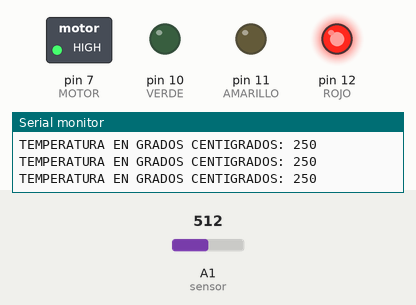
This sketch was run on a simulated Arduino Uno, built with avr-gcc and run on an emulated ATmega328P. On the bench: switched loads named in the sketch (green lamp = pin HIGH), output pins drawn as LEDs (lit = HIGH), the last lines printed to the serial monitor. The test bench sets the inputs (shaded band); at power-on: A1 (sensor) = 512.

Above: at 1.7 s.
1.8 s: A1 (sensor) set to 64
3.3 s: A1 (sensor) set to 52
At 4.0 s:
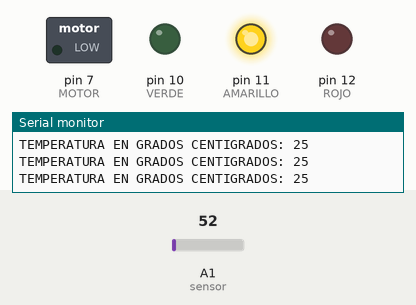
4.8 s: A1 (sensor) set to 18
At 5.4 s:
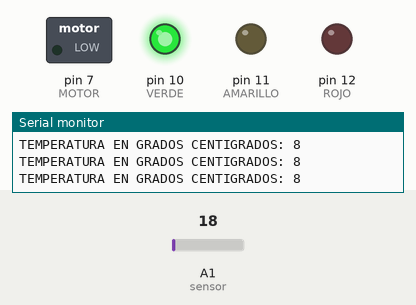
6.3 s: A1 (sensor) set to 37
At 6.9 s:
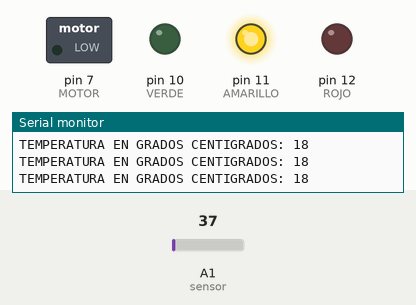
7.8 s: A1 (sensor) set to 17
At 8.3 s:
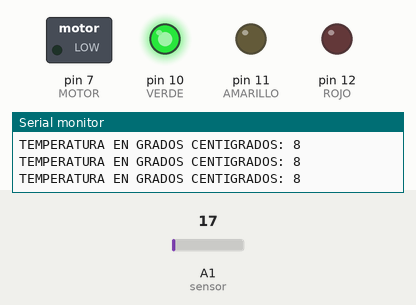
Timing chart, 0 to 10.3 s (numbered marks = the images above; inputs shaded):
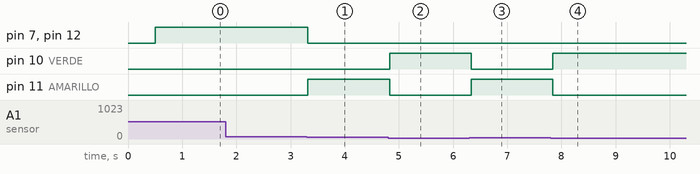

Measured:
- the behaviour switches between 58 and 57 on A1 (sensor) (found by bisection; images 0 and 1)
- after the input at 3.3 s, pin 7 (MOTOR), pin 12 (ROJO): HIGH → LOW at once; pin 11 (AMARILLO): LOW → HIGH at once
- after the input at 4.8 s, pin 10 (VERDE): LOW → HIGH at once; pin 11 (AMARILLO): HIGH → LOW at once
- after the input at 6.3 s, pin 10 (VERDE): HIGH → LOW at once; pin 11 (AMARILLO): LOW → HIGH at once
- after the input at 7.8 s, pin 10 (VERDE): LOW → HIGH at once; pin 11 (AMARILLO): HIGH → LOW at once

The sketch:

VENTILADOR.ino
```cpp
//declaracion de variables.
int MOTOR =7;
int VERDE=10;
int AMARILLO=11;
int ROJO= 12;
int sensor=1;
int medicion=0;
int temperatura=0;
// configuracion de los puertos a utilizar
void setup() {
 Serial.begin(9600);
 pinMode(sensor,INPUT);
 pinMode(MOTOR,OUTPUT);
 pinMode(VERDE,OUTPUT);
 pinMode(AMARILLO,OUTPUT);
 pinMode(ROJO,OUTPUT);
 Serial.println("SENSOR DE TEMPERATURA:");
 delay(500);
}
void loop() {
  medicion=analogRead(sensor);   //declaracion de la lectura del sensor
  temperatura = ((medicion / 1023.0) * 5000)/10; // calculo para los grados centigrados
  Serial.print("TEMPERATURA EN GRADOS CENTIGRADOS: ");// se muestra en el monitor serial
  Serial.println(temperatura);
  if(temperatura>=0&&temperatura<=17){verde();delay(100);}// rangos de temperatura
  if(temperatura>=18&&temperatura<=27){amarillo();delay(100);}
  if(temperatura>=28){rojo();delay(100);}
}
void verde(){
    digitalWrite(VERDE,HIGH);
    digitalWrite(AMARILLO,LOW);// funcion para mostrar el color verde
    digitalWrite(ROJO,LOW);    // y activar el ventilador.
    digitalWrite(MOTOR,LOW);
  }

void amarillo(){
    digitalWrite(VERDE,LOW);
    digitalWrite(AMARILLO,HIGH);  //funcion para el color amarillo.
    digitalWrite(ROJO,LOW);
    digitalWrite(MOTOR,LOW);
  }
void rojo(){
    digitalWrite(VERDE,LOW);
    digitalWrite(AMARILLO,LOW); // funcion para el color rojo.
    digitalWrite(ROJO,HIGH);
    digitalWrite(MOTOR,HIGH);
  }
```
